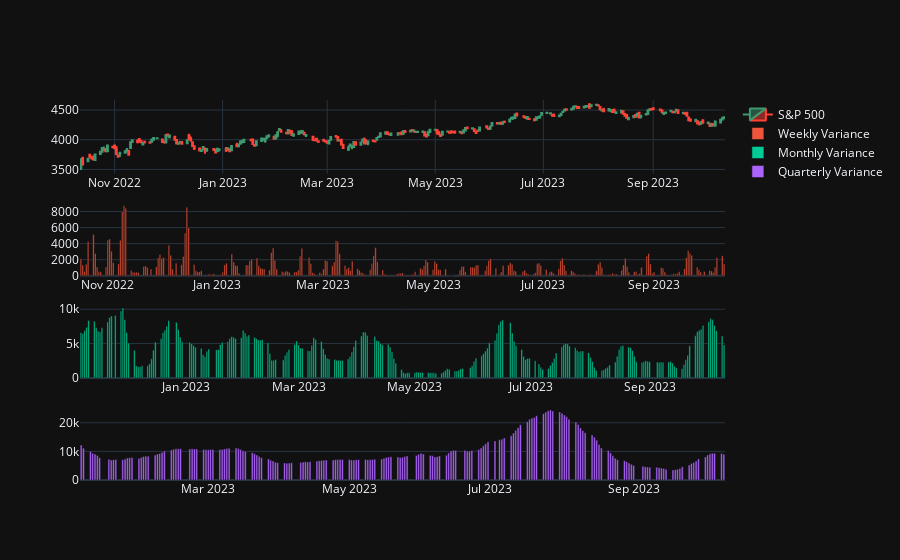

The cell this chart's notebook holds for it:
### Markdown cell above
### Variance
The variance shows how spread out the prices from one another.

This helps determine how volatile the market is. The more spread out they are, the more volatile the market.

### Code cell
weekly_variance = bulk_basic_indicators.variance(data['Typical Price'], 5)
monthly_variance = bulk_basic_indicators.variance(data['Typical Price'], 20)
quarterly_variance = bulk_basic_indicators.variance(data['Typical Price'], 60)

# print(weekly_variance)

weekly_variance.append(statistics.variance(data['Typical Price'][-4:].tolist()+[latest_typical_price]))
monthly_variance.append(statistics.variance(data['Typical Price'][-19:].tolist()+[latest_typical_price]))
quarterly_variance.append(statistics.variance(data['Typical Price'][-59:].tolist()+[latest_typical_price]))

# TODO: Should be chart agaisnt the mean and standard dev
fig_var = make_subplots(
    rows=4,
    cols=1,
    specs=[[{"type": "candlestick"}], [{"type": "bar"}], [{"type": "bar"}], [{"type": "bar"}]]
)
fig_var.add_trace(
    go.Candlestick(
        x=data.index,
        open=data['Open'],
        low=data['Low'],
        high=data['High'],
        close=data['Close'],
        name='S&P 500'
    ),
    row=1, col=1
)
fig_var.add_trace(
    go.Bar(
        x=data.index[-len(weekly_variance)-1:],
        y=weekly_variance,
        name='Weekly Variance'
    ),
    row=2, col=1
)
fig_var.add_trace(
    go.Bar(
        x=data.index[-len(monthly_variance)-1:],
        y=monthly_variance,
        name='Monthly Variance'
    ),
    row=3, col=1
)
fig_var.add_trace(
    go.Bar(
        x=data.index[-len(quarterly_variance)-1:],
        y=quarterly_variance,
        name='Quarterly Variance'
    ),
    row=4, col=1
)
fig_var.update_layout(xaxis_rangeslider_visible=False)
fig_var.show()

### Figure 1 — Plotly figure (JSON) as saved in the notebook; plotly's stock layout.template omitted (floating-point values rounded to 4 significant figures; data arrays with more than 128 entries replaced by an {"elided": "..."} marker saying what was removed)
{"data": [{"close": {"elided": "250 float values"}, "high": {"elided": "250 float values"}, "low": {"elided": "250 float values"}, "name": "S&P 500", "open": {"elided": "250 float values"}, "x": {"elided": "250 str values"}, "type": "candlestick", "xaxis": "x", "yaxis": "y"}, {"name": "Weekly Variance", "x": {"elided": "248 str values"}, "y": {"elided": "247 float values"}, "type": "bar", "xaxis": "x2", "yaxis": "y2"}, {"name": "Monthly Variance", "x": {"elided": "233 str values"}, "y": {"elided": "232 float values"}, "type": "bar", "xaxis": "x3", "yaxis": "y3"}, {"name": "Quarterly Variance", "x": {"elided": "193 str values"}, "y": {"elided": "192 float values"}, "type": "bar", "xaxis": "x4", "yaxis": "y4"}], "layout": {"xaxis": {"anchor": "y", "domain": [0.0, 1.0], "rangeslider": {"visible": false}}, "yaxis": {"anchor": "x", "domain": [0.8063, 1.0]}, "xaxis2": {"anchor": "y2", "domain": [0.0, 1.0]}, "yaxis2": {"anchor": "x2", "domain": [0.5375, 0.7312]}, "xaxis3": {"anchor": "y3", "domain": [0.0, 1.0]}, "yaxis3": {"anchor": "x3", "domain": [0.2687, 0.4625]}, "xaxis4": {"anchor": "y4", "domain": [0.0, 1.0]}, "yaxis4": {"anchor": "x4", "domain": [0.0, 0.1938]}}}
